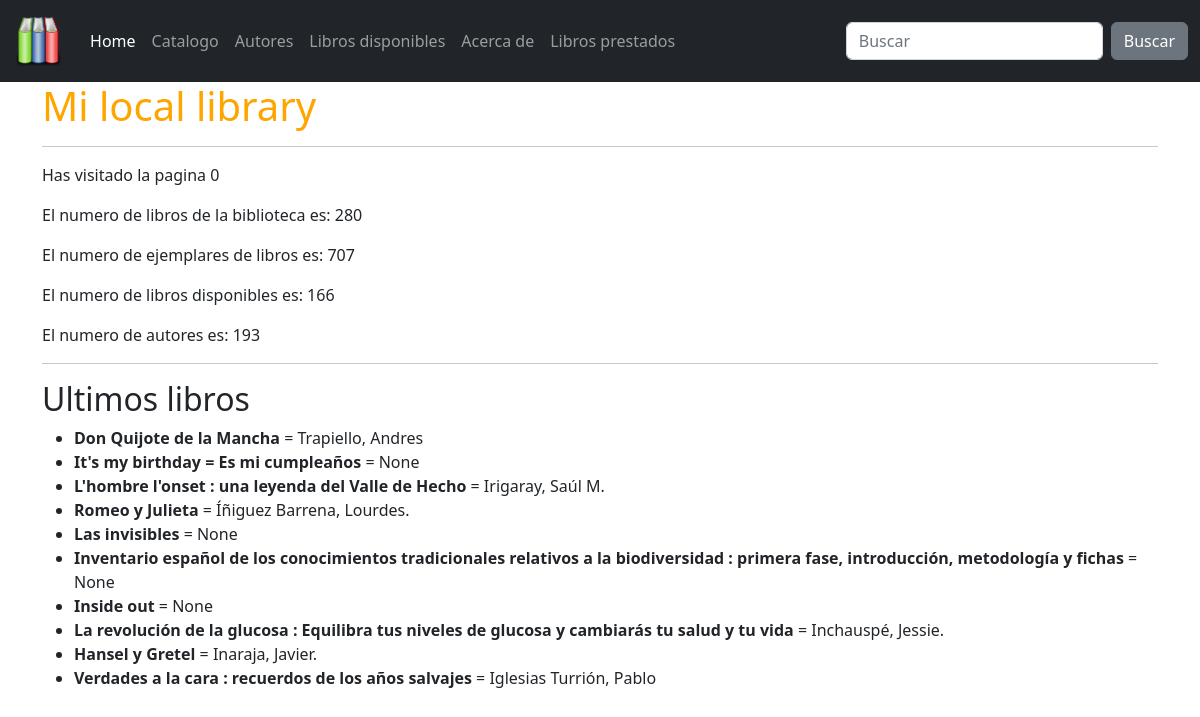
Screenshot of /catalogo/ with the database file from the repository.
### catalog/models.py (models this page shows, shortened)
class Book(models.Model):
    title = models.CharField(max_length=200)
    author = models.ForeignKey('Author',
        on_delete=models.SET_NULL, # que pasa si borramos el autor?
        null=True)  # puede ser nulo?
    summary = models.TextField(
        max_length=1000,
        help_text='Enter a brief description of the book',
        blank=True)
    isbn = models.CharField(
        'ISBN',
        max_length=13,
        help_text='13 Character <a href="https://www.isbn-international.org/content/what-isbn">ISBN number</a>')
    genre = models.ManyToManyField('Genre',
        help_text='Select a genre for this book')
    language = models.ForeignKey('Language', on_delete=models.SET_NULL, null=True)

class Author(models.Model):
    first_name = models.CharField(max_length=100)
    last_name = models.CharField(max_length=100)
    date_of_birth = models.DateField(null=True, blank=True)
    date_of_death = models.DateField('Died', null=True, blank=True)
    class Meta:
        ordering = ['last_name', 'first_name']
    def __str__(self):
        return f'{self.last_name}, {self.first_name}'

### catalog/views.py (the view)
def index(request):
    num_books = Book.objects.all().count()
    num_instances = BookInstance.objects.all().count()
    num_instances_available = BookInstance.objects.filter(status__exact='a').count()
    num_authors = Author.objects.count()
    num_visits=request.session.get('num_visits', 0)
    request.session['num_visits'] = num_visits+1
    ultimos = Book.objects.all().order_by('-id')[:10]
    return render(
        request,
        'index.html',
        context={
            'num_books':num_books,
            'num_instances':num_instances,
            'num_instances_available':num_instances_available,
            'num_authors':num_authors,
            'num_visits':num_visits,
            'ultimos':ultimos,},
    )

### catalog/templates/index.html (shortened to what this page needs)
{% extends "base.html" %}
{% block content %}
<h1>Mi local library</h1>
<hr>
<p>Has visitado la pagina {{ num_visits }}</p>
<p>El numero de libros de la biblioteca es: {{ num_books }}</p>
<p>El numero de ejemplares de libros es: {{ num_instances }}</p>
<p>El numero de libros disponibles es: {{ num_instances_available }}</p>
<p>El numero de autores es: {{ num_authors }}</p>
<hr>
<h2>Ultimos libros</h2>
<ul>
    {% for book in ultimos %}
    <li><strong>{{ book.title }}</strong> = {{ book.author }}</li>
    {% endfor %}
</ul>
{% endblock %}

### catalog/static/css/custom_styles.css (style rules this page uses)
h1 { color: orange; }

### rows the page displays
Book: title "Don Quijote de la Mancha", author "Trapiello, Andres"
Book: title "It's my birthday = Es mi cumpleaños", author "None"
Book: title "L'hombre l'onset : una leyenda del Valle de Hecho", author "Irigaray, Saúl M."
Book: title "Romeo y Julieta", author "Íñiguez Barrena, Lourdes."
Book: title "Las invisibles", author "None"
Book: title "Inventario español de los conocimientos tradicionales relativos a la biodiversidad : primera fase, introducción, metodología y fichas", author "None"
Book: title "Inside out", author "None"
Book: title "La revolución de la glucosa : Equilibra tus niveles de glucosa y cambiarás tu salud y tu vida", author "Inchauspé, Jessie."
Book: title "Hansel y Gretel", author "Inaraja, Javier."
Book: title "Verdades a la cara : recuerdos de los años salvajes", author "Iglesias Turrión, Pablo"

### other values shown
{{ num_visits }} "0"
{{ num_books }} "280"
{{ num_instances }} "707"
{{ num_instances_available }} "166"
{{ num_authors }} "193"
